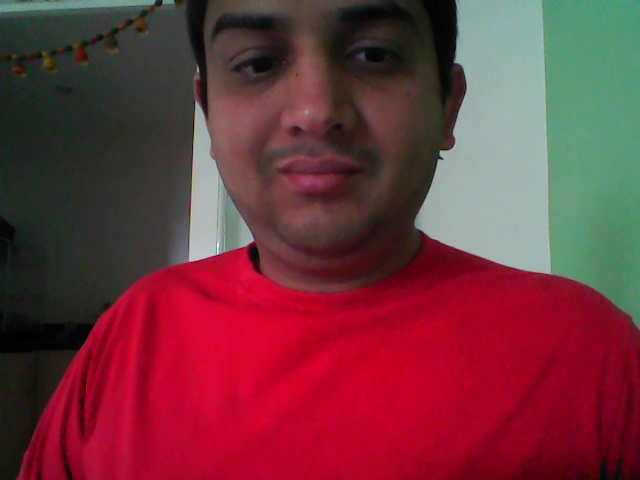
#> input picture Image_Video/red_train.jpg, 640 x 480 px
$ python color_train.py
#> lines starting #> are read from the running program, lines starting #| are printed output that depends on the picture; long printed decimals are rounded
#!/usr/bin/python


import cv2

# The location in the picture which only has the shirt.
# Format is: x, y, x_size, y_size
# I found the x , y positions by opening the file in Gimp.
shirt_location = (240,378,120,120)


def find_rgb(blobs):
    '''
    Find the RGB values in blobs of data. The function loops over the blobs
    and finds the average of the rgb values

    Input: The output of the findBlobs() function
    Output: The average rgb values are returned.
    '''
    red, green, blue = 0,0,0
    for blob in blobs:
        colors = cv2.mean(blob)
        red += colors[0]
        green += colors[1]
        blue += colors[2]

    red = red / len(blobs)
    green = green / len(blobs)
    blue = blue / len(blobs)

    return red, green, blue

# Read the red and blue shirts
red = cv2.imread("red_train.jpg")
#> red is the input picture: shape (480, 640, 3); mean B, G, R 60.1, 52.3, 112.9
red2 = red[378:498, 240:360]
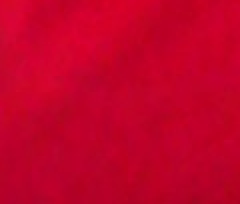
#> red2: shape (102, 120, 3) (shown 2 times larger); mean B, G, R 41, 1.3, 194.2

cv2.imshow("red ", red)
input("Press Enter to continue")
cv2.waitKey(0)


cv2.imshow("red cropped", red2)
input("Press Enter to continue")
cv2.waitKey(0)


blue = cv2.imread("blue_train.jpg")
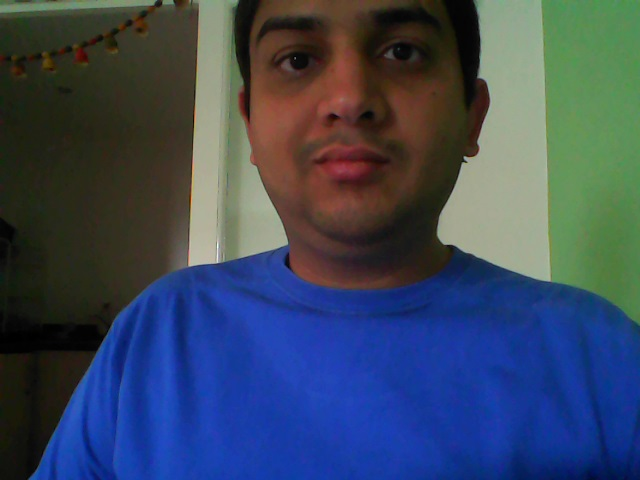
#> input picture Image_Video/blue_train.jpg, 640 x 480 px
#> blue is the input picture: shape (480, 640, 3); mean B, G, R 92.9, 71.8, 58.8
blue2=blue[378:498, 240:360]
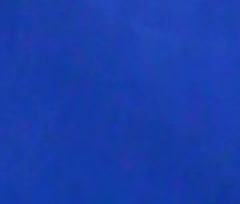
#> blue2: shape (102, 120, 3) (shown 2 times larger); mean B, G, R 171.3, 61.8, 24.9

# See the color
print(cv2.mean(red2)) #(41.038071895424835, 1.3220588235294117, 194.17328431372547)
#| (41.038, 1.322, 194.173, 0.0)
print(cv2.mean(blue2)) #(171.3142973856209, 61.778431372549015, 24.947303921568626)
#| (171.314, 61.778, 24.947, 0.0)

# Clearly not red enough! Let's read the ideal colors


red_ideal = cv2.imread("red_ideal.jpg")
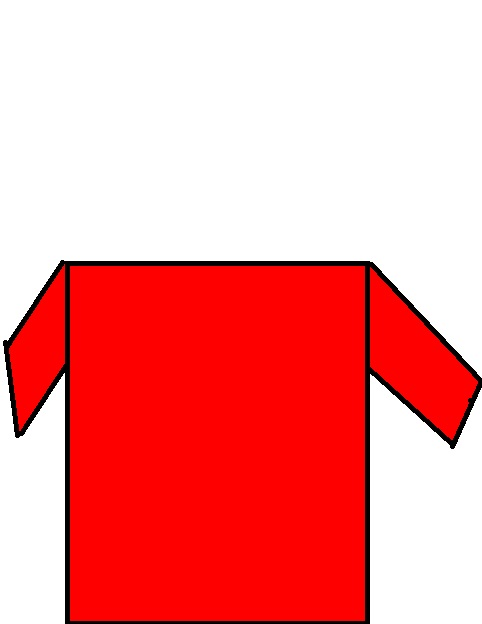
#> input picture Image_Video/red_ideal.jpg, 482 x 624 px
#> red_ideal is the input picture: shape (624, 482, 3); mean B, G, R 147, 146.9, 246.8
red_ideal = red_ideal[378:498, 240:360]
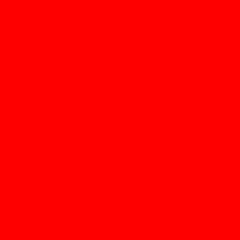
#> red_ideal: shape (120, 120, 3) (shown 2 times larger); mean B, G, R 0.1, 0, 254
# Pure red!
cv2.mean(red_ideal) #(0.058333333333333334, 0.0, 254.0)

blue_ideal = cv2.imread("blue_ideal.jpg")
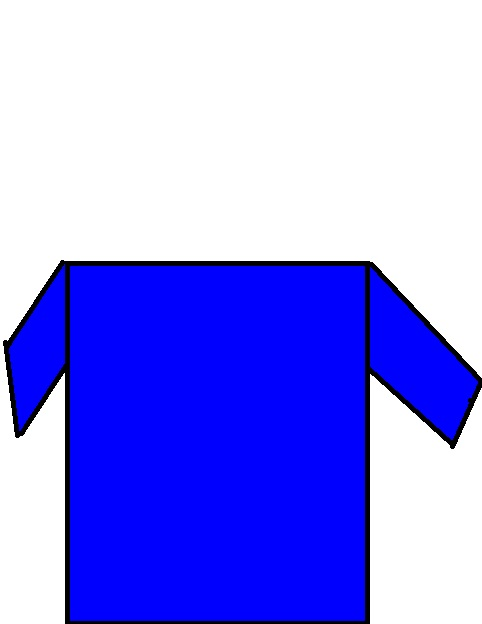
#> input picture Image_Video/blue_ideal.jpg, 482 x 624 px
#> blue_ideal is the input picture: shape (624, 482, 3); mean B, G, R 246.8, 146.8, 146.8
blue_ideal = blue_ideal[378:498, 240:360]
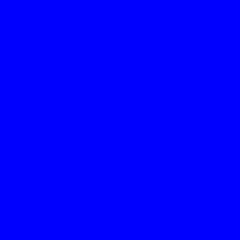
#> blue_ideal: shape (120, 120, 3) (shown 2 times larger); mean B, G, R 254, 0, 0

# Pure blue!
cv2.mean(blue_ideal)  #(254.0, 0.0, 0.008333333333333333)

#blob params

params = cv2.SimpleBlobDetector_Params()

# Change thresholds
params.minThreshold = 0;
params.maxThreshold = 256;


# Set up the detector with default parameters.
detector = cv2.SimpleBlobDetector_create(params)

# Find the different colored blobs
blob_red= detector.detect(red2)
#> blob_red = ()
blob_blue=detector.detect(blue2)
#> blob_blue = ()

print('blob_red ', blob_red, blob_blue)
#| blob_red  () ()
# Find rgb values
red, green, blue = find_rgb(blob_red)
#> after the loop in find_rgb, `for blob in blobs:`: blue = 0
#> (the run stopped early here; a loop or call above may not have finished)
